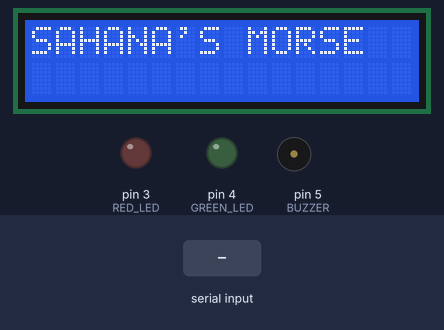
Recording of a sketch running on a simulated Arduino Uno, built with avr-gcc and run on an emulated ATmega328P. On the bench: 16×2 character LCD, output pins drawn as LEDs (lit = HIGH), buzzer (waves = sounding). Dashed ring = blinking. The test bench sets the inputs (shaded band).

Above: at 1.2 s.
1.3 s: "a\n" received over Serial
At 3.3 s:
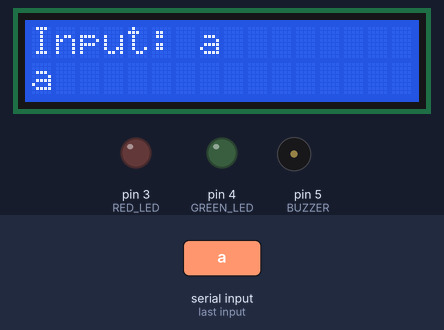
4.0 s: "b\n" received over Serial
At 6.8 s:
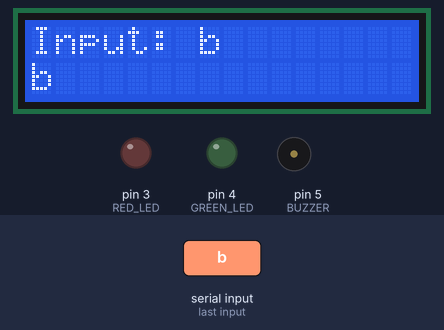
7.0 s: "c\n" received over Serial
At 7.8 s:
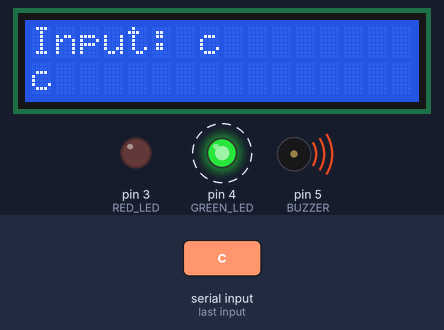
10.0 s: "d\n" received over Serial
At 12.9 s:
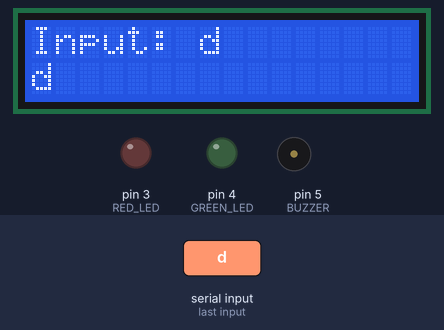
13.0 s: "e\n" received over Serial
At 14.3 s:
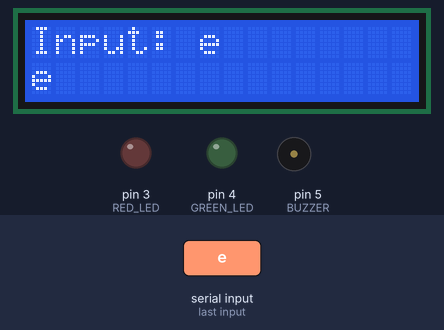
15.5 s: "f\n" received over Serial
At 18.5 s:
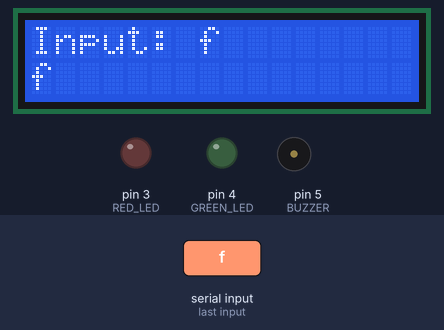
Timing chart, 0 to 19.0 s (numbered marks = the images above; inputs shaded):
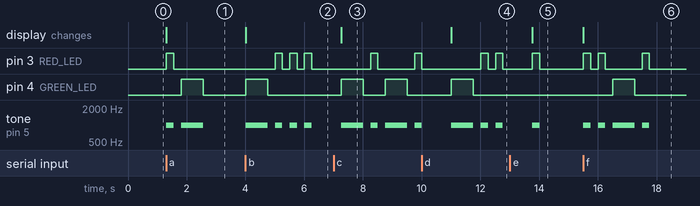

Measured:
- after the input at 1.3 s, pin 3 (RED_LED): LOW → HIGH at once, → LOW 0.25 s later; pin 4 (GREEN_LED): LOW → HIGH after 0.51 s, → LOW 0.75 s later; tone on pin 5 (BUZZER): silent → 1000 Hz at once, → silent 0.25 s later, → 1000 Hz 0.25 s later, → silent 0.75 s later; the display: changes at once (image 1)
- after the input at 4.0 s, pin 3 (RED_LED): alternates HIGH for 0.25 s and LOW for 0.25 s, 6 changes in all, then stays LOW, starting after 1.0 s; pin 4 (GREEN_LED): LOW → HIGH at once, → LOW 0.75 s later; tone on pin 5 (BUZZER): silent → 1000 Hz at once, then repeats every 0.50 s: silent 0.25 s, 1000 Hz 0.25 s; the display: changes at once (image 2)
- after the input at 7.0 s, pin 3 (RED_LED): LOW → HIGH after 1.3 s, → LOW 0.25 s later, → HIGH 1.3 s later; pin 4 (GREEN_LED): alternates HIGH for 0.75 s and LOW for 0.75 s, starting after 0.26 s
- after the input at 10.0 s, pin 4 (GREEN_LED): LOW → HIGH after 1.0 s, → LOW 0.75 s later; the display: changes after 1.0 s (image 4)
- after the input at 13.0 s, pin 3 (RED_LED): LOW → HIGH after 0.77 s, → LOW 0.25 s later; tone on pin 5 (BUZZER): silent → 1000 Hz after 0.77 s, → silent 0.25 s later; the display: changes after 0.77 s (image 5)
- after the input at 15.5 s, pin 3 (RED_LED): goes HIGH 0.25 s, LOW 0.25 s, HIGH 0.25 s, LOW 1.3 s, HIGH 0.25 s, then LOW, starting at once; pin 4 (GREEN_LED): LOW → HIGH after 1.0 s, → LOW 0.75 s later

The sketch:

morse_code_trans.ino
```cpp
#include <LiquidCrystal.h>

// Define LCD (RS, E, D4, D5, D6, D7)
LiquidCrystal lcd(7, 8, 9, 10, 11, 2);

#define RED_LED 3
#define GREEN_LED 4
#define BUZZER 5

#define DOT_TIME 250
#define DASH_TIME (DOT_TIME * 3)
#define SYMBOL_GAP DOT_TIME
#define LETTER_GAP (DOT_TIME * 3)
#define WORD_GAP (DOT_TIME * 7)

void setup() {
  lcd.begin(16, 2);
  lcd.clear();
  lcd.setCursor(0, 0);
  lcd.print("SAHANA'S MORSE");

  pinMode(RED_LED, OUTPUT);
  pinMode(GREEN_LED, OUTPUT);
  pinMode(BUZZER, OUTPUT);

  Serial.begin(9600);
}

void loop() {
  if (Serial.available()) {
    String input = Serial.readStringUntil('\n');
    input.trim();
    lcd.clear();
    lcd.setCursor(0, 0);
    lcd.print("Input: " + input);
    sendMorseCode(input);
  }
}

void sendMorseCode(String text) {
  for (int i = 0; i < text.length(); i++) {
    char letter = text[i];
    lcd.setCursor(0, 1);
    lcd.print(letter);
    playMorse(letter);
    delay(LETTER_GAP);
  }
}

void playMorse(char c) {
  switch (tolower(c)) {
    case 'a': dot(); dash(); break;
    case 'b': dash(); dot(); dot(); dot(); break;
    case 'c': dash(); dot(); dash(); dot(); break;
    case 'd': dash(); dot(); dot(); break;
    case 'e': dot(); break;
    case 'f': dot(); dot(); dash(); dot(); break;
    case 'g': dash(); dash(); dot(); break;
    case 'h': dot(); dot(); dot(); dot(); break;
    case 'i': dot(); dot(); break;
    case 'j': dot(); dash(); dash(); dash(); break;
    case 'k': dash(); dot(); dash(); break;
    case 'l': dot(); dash(); dot(); dot(); break;
    case 'm': dash(); dash(); break;
    case 'n': dash(); dot(); break;
    case 'o': dash(); dash(); dash(); break;
    case 'p': dot(); dash(); dash(); dot(); break;
    case 'q': dash(); dash(); dot(); dash(); break;
    case 'r': dot(); dash(); dot(); break;
    case 's': dot(); dot(); dot(); break;
    case 't': dash(); break;
    case 'u': dot(); dot(); dash(); break;
    case 'v': dot(); dot(); dot(); dash(); break;
    case 'w': dot(); dash(); dash(); break;
    case 'x': dash(); dot(); dot(); dash(); break;
    case 'y': dash(); dot(); dash(); dash(); break;
    case 'z': dash(); dash(); dot(); dot(); break;
    case ' ': delay(WORD_GAP); break;
    default: break;
  }
}

void dot() {
  digitalWrite(RED_LED, HIGH);
  tone(BUZZER, 1000);
  delay(DOT_TIME);
  digitalWrite(RED_LED, LOW);
  noTone(BUZZER);
  delay(SYMBOL_GAP);
}

void dash() {
  digitalWrite(GREEN_LED, HIGH);
  tone(BUZZER, 1000);
  delay(DASH_TIME);
  digitalWrite(GREEN_LED, LOW);
  noTone(BUZZER);
  delay(SYMBOL_GAP);
}
```
